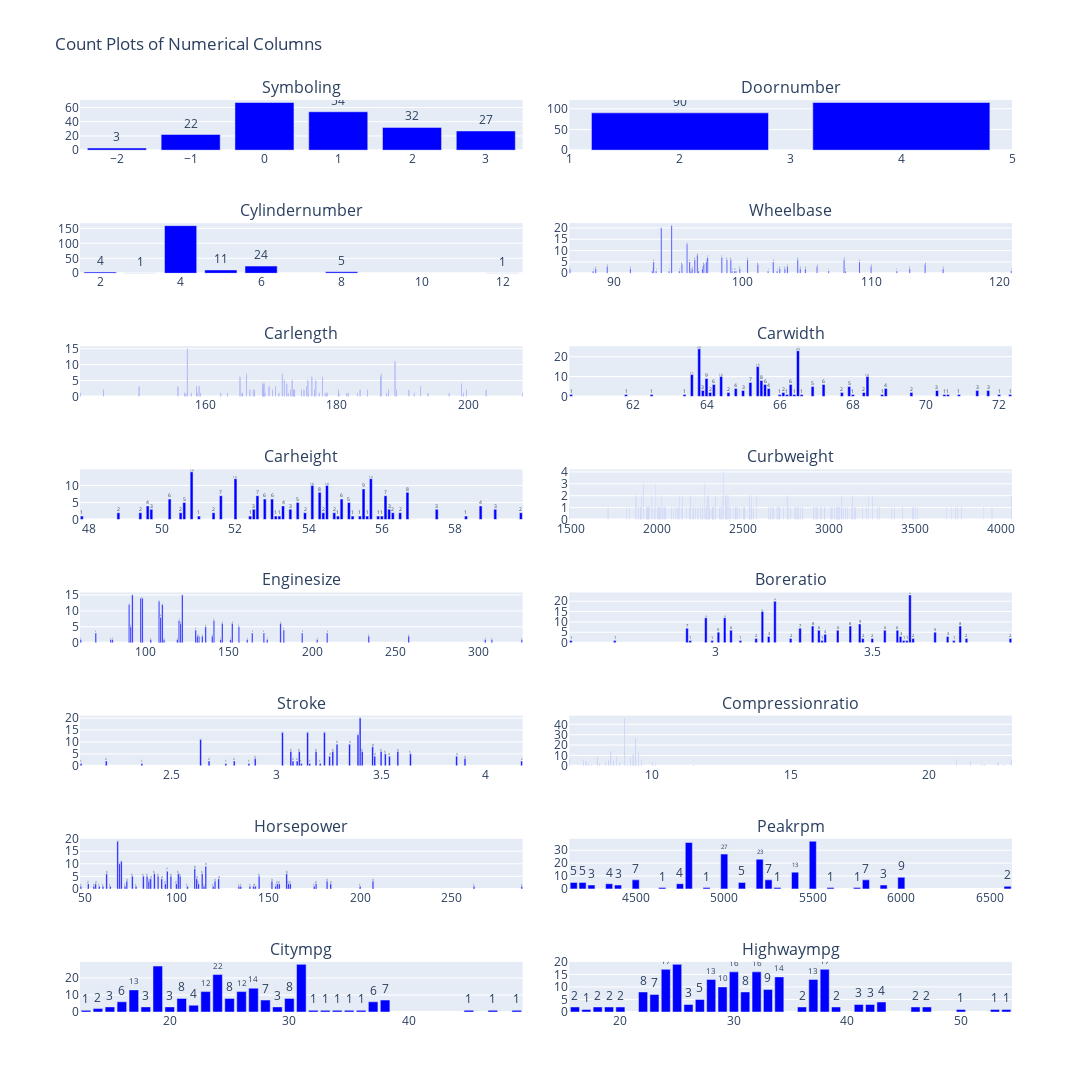

Write notebook code for a chart like this one.
### Code cell
# jeder Werte zeigen, ähnlich wie histogramm (Werte aber zusammenfasst)

numerical_columns = ['symboling','doornumber','cylindernumber','wheelbase', 'carlength', 'carwidth', 'carheight', 'curbweight',
                     'enginesize', 'boreratio', 'stroke', 'compressionratio', 'horsepower',
                     'peakrpm', 'citympg', 'highwaympg']

single_color = 'blue'  # eine Farbe für alle Plots

fig = make_subplots(
    rows=8, cols=2,
    subplot_titles=[col.capitalize() for col in numerical_columns],
    horizontal_spacing=0.05,  # engerer horizontaler Abstand
    vertical_spacing=0.08
)

row, col = 1, 1
for col_name in numerical_columns:
    counts = df[col_name].value_counts().reset_index()
    counts.columns = [col_name, 'Count']

    fig.add_trace(
        go.Bar(
            x=counts[col_name],
            y=counts['Count'],
            text=counts['Count'],
            textposition='outside',
            marker_color=single_color
         
        ),
        row=row, col=col
    )

    col += 1
    if col > 2:  # nur 2 Spalten
        col = 1
        row += 1

fig.update_layout(
    height=2200, width=1600,  # Höhe und Breite anpassen
    title_text="Count Plots of Numerical Columns",
    showlegend=False
)

fig.show()

### Figure 1 — Plotly figure (JSON) as saved in the notebook; plotly's stock layout.template omitted (floating-point values rounded to 4 significant figures; data arrays with more than 128 entries replaced by an {"elided": "..."} marker saying what was removed)
{"data": [{"marker": {"color": "blue"}, "text": [67.0, 54.0, 32.0, 27.0, 22.0, 3.0], "textposition": "outside", "type": "bar", "x": [0, 1, 2, 3, -1, -2], "xaxis": "x", "y": [67, 54, 32, 27, 22, 3], "yaxis": "y"}, {"marker": {"color": "blue"}, "text": [115.0, 90.0], "textposition": "outside", "type": "bar", "x": [4, 2], "xaxis": "x2", "y": [115, 90], "yaxis": "y2"}, {"marker": {"color": "blue"}, "text": [159.0, 24.0, 11.0, 5.0, 4.0, 1.0, 1.0], "textposition": "outside", "type": "bar", "x": [4, 6, 5, 8, 2, 12, 3], "xaxis": "x3", "y": [159, 24, 11, 5, 4, 1, 1], "yaxis": "y3"}, {"marker": {"color": "blue"}, "text": [21.0, 20.0, 13.0, 8.0, 7.0, 7.0, 6.0, 6.0, 6.0, 6.0, 6.0, 6.0, 5.0, 5.0, 5.0, 5.0, 5.0, 4.0, 4.0, 4.0, 4.0, 3.0, 3.0, 3.0, 3.0, 2.0, 2.0, 2.0, 2.0, 2.0, 2.0, 2.0, 2.0, 2.0, 2.0, 2.0, 2.0, 1.0, 1.0, 1.0, 1.0, 1.0, 1.0, 1.0, 1.0, 1.0, 1.0, 1.0, 1.0, 1.0, 1.0, 1.0, 1.0], "textposition": "outside", "type": "bar", "x": [94.5, 93.7, 95.7, 96.5, 98.4, 97.3, 96.3, 107.9, 99.1, 98.8, 100.4, 104.3, 97.2, 109.1, 102.4, 95.9, 93.1, 101.2, 95.3, 114.2, 97.0, 105.8, 110.0, 89.5, 103.5, 91.3, 115.6, 96.1, 103.3, 99.8, 88.6, 113.0, 96.9, 102.9, 104.5, 86.6, 104.9, 102.0, 96.0, 94.3, 88.4, 99.5, 99.4, 112.0, 102.7, 99.2, 95.1, 93.0, 106.7, 96.6, 120.9, 93.3, 108.0], "xaxis": "x4", "y": [21, 20, 13, 8, 7, 7, 6, 6, 6, 6, 6, 6, 5, 5, 5, 5, 5, 4, 4, 4, 4, 3, 3, 3, 3, 2, 2, 2, 2, 2, 2, 2, 2, 2, 2, 2, 2, 1, 1, 1, 1, 1, 1, 1, 1, 1, 1, 1, 1, 1, 1, 1, 1], "yaxis": "y4"}, {"marker": {"color": "blue"}, "text": [15.0, 11.0, 7.0, 7.0, 7.0, 6.0, 6.0, 6.0, 6.0, 5.0, 5.0, 5.0, 5.0, 4.0, 4.0, 4.0, 4.0, 4.0, 3.0, 3.0, 3.0, 3.0, 3.0, 3.0, 3.0, 3.0, 2.0, 2.0, 2.0, 2.0, 2.0, 2.0, 2.0, 2.0, 2.0, 2.0, 2.0, 2.0, 2.0, 2.0, 2.0, 2.0, 2.0, 2.0, 2.0, 2.0, 2.0, 1.0, 1.0, 1.0, 1.0, 1.0, 1.0, 1.0, 1.0, 1.0, 1.0, 1.0, 1.0, 1.0, 1.0, 1.0, 1.0, 1.0, 1.0, 1.0, 1.0, 1.0, 1.0, 1.0, 1.0, 1.0, 1.0, 1.0, 1.0], "textposition": "outside", "type": "bar", "x": [157.3, 188.8, 186.7, 166.3, 171.7, 177.8, 165.3, 176.2, 186.6, 172.0, 176.8, 175.6, 173.2, 168.7, 172.4, 169.0, 168.9, 198.9, 170.7, 158.7, 192.7, 159.1, 169.7, 150.0, 175.4, 155.9, 168.8, 173.6, 173.5, 187.8, 183.5, 180.2, 167.3, 176.6, 189.0, 170.2, 202.6, 173.0, 190.9, 199.6, 167.5, 144.6, 174.6, 166.8, 175.0, 173.4, 184.6, 177.3, 171.2, 193.8, 178.2, 141.1, 197.0, 163.4, 158.8, 169.1, 157.1, 172.6, 191.7, 180.3, 208.1, 199.2, 178.4, 187.5, 162.4, 165.6, 178.5, 157.9, 156.9, 175.7, 181.5, 181.7, 159.3, 165.7, 183.1], "xaxis": "x5", "y": [15, 11, 7, 7, 7, 6, 6, 6, 6, 5, 5, 5, 5, 4, 4, 4, 4, 4, 3, 3, 3, 3, 3, 3, 3, 3, 2, 2, 2, 2, 2, 2, 2, 2, 2, 2, 2, 2, 2, 2, 2, 2, 2, 2, 2, 2, 2, 1, 1, 1, 1, 1, 1, 1, 1, 1, 1, 1, 1, 1, 1, 1, 1, 1, 1, 1, 1, 1, 1, 1, 1, 1, 1, 1, 1], "yaxis": "y5"}, {"marker": {"color": "blue"}, "text": [24.0, 23.0, 15.0, 11.0, 10.0, 10.0, 9.0, 8.0, 7.0, 6.0, 6.0, 6.0, 6.0, 5.0, 5.0, 4.0, 4.0, 4.0, 3.0, 3.0, 3.0, 3.0, 3.0, 2.0, 2.0, 2.0, 2.0, 2.0, 2.0, 1.0, 1.0, 1.0, 1.0, 1.0, 1.0, 1.0, 1.0, 1.0, 1.0, 1.0, 1.0, 1.0, 1.0, 1.0], "textposition": "outside", "type": "bar", "x": [63.8, 66.5, 65.4, 63.6, 64.4, 68.4, 64.0, 65.5, 65.2, 64.2, 66.3, 65.6, 67.2, 66.9, 67.9, 68.9, 64.8, 65.7, 71.7, 71.4, 70.3, 65.0, 63.9, 67.7, 64.1, 66.1, 69.6, 68.3, 64.6, 70.9, 66.2, 66.4, 60.3, 62.5, 66.0, 61.8, 70.6, 72.0, 68.0, 70.5, 63.4, 66.6, 72.3, 68.8], "xaxis": "x6", "y": [24, 23, 15, 11, 10, 10, 9, 8, 7, 6, 6, 6, 6, 5, 5, 4, 4, 4, 3, 3, 3, 3, 3, 2, 2, 2, 2, 2, 2, 1, 1, 1, 1, 1, 1, 1, 1, 1, 1, 1, 1, 1, 1, 1], "yaxis": "y6"}, {"marker": {"color": "blue"}, "text": [14.0, 12.0, 12.0, 10.0, 10.0, 9.0, 8.0, 8.0, 7.0, 7.0, 7.0, 6.0, 6.0, 6.0, 6.0, 5.0, 5.0, 5.0, 4.0, 4.0, 4.0, 3.0, 3.0, 3.0, 3.0, 3.0, 3.0, 2.0, 2.0, 2.0, 2.0, 2.0, 2.0, 2.0, 2.0, 2.0, 2.0, 1.0, 1.0, 1.0, 1.0, 1.0, 1.0, 1.0, 1.0, 1.0, 1.0, 1.0, 1.0], "textposition": "outside", "type": "bar", "x": [50.8, 52.0, 55.7, 54.5, 54.1, 55.5, 56.7, 54.3, 52.6, 51.6, 56.1, 53.0, 54.9, 52.8, 50.2, 50.6, 53.7, 55.1, 58.7, 49.6, 53.3, 53.5, 52.5, 59.1, 57.5, 56.2, 49.7, 49.4, 50.5, 54.4, 56.3, 59.8, 48.8, 53.9, 51.4, 56.5, 54.7, 52.4, 53.2, 53.1, 55.9, 58.3, 55.4, 51.0, 47.8, 54.8, 56.0, 55.2, 55.6], "xaxis": "x7", "y": [14, 12, 12, 10, 10, 9, 8, 8, 7, 7, 7, 6, 6, 6, 6, 5, 5, 5, 4, 4, 4, 3, 3, 3, 3, 3, 3, 2, 2, 2, 2, 2, 2, 2, 2, 2, 2, 1, 1, 1, 1, 1, 1, 1, 1, 1, 1, 1, 1], "yaxis": "y7"}, {"marker": {"color": "blue"}, "text": {"elided": "171 float values"}, "textposition": "outside", "type": "bar", "x": {"elided": "171 int values"}, "xaxis": "x8", "y": {"elided": "171 int values"}, "yaxis": "y8"}, {"marker": {"color": "blue"}, "text": [15.0, 15.0, 14.0, 14.0, 13.0, 12.0, 12.0, 8.0, 7.0, 7.0, 6.0, 6.0, 6.0, 6.0, 5.0, 5.0, 5.0, 4.0, 4.0, 3.0, 3.0, 3.0, 3.0, 3.0, 2.0, 2.0, 2.0, 2.0, 2.0, 2.0, 1.0, 1.0, 1.0, 1.0, 1.0, 1.0, 1.0, 1.0, 1.0, 1.0, 1.0, 1.0, 1.0, 1.0], "textposition": "outside", "type": "bar", "x": [122, 92, 97, 98, 108, 110, 90, 109, 120, 141, 181, 152, 146, 121, 156, 91, 136, 130, 183, 164, 194, 70, 209, 171, 132, 131, 140, 258, 134, 234, 61, 80, 79, 111, 119, 326, 308, 151, 304, 103, 203, 161, 173, 145], "xaxis": "x9", "y": [15, 15, 14, 14, 13, 12, 12, 8, 7, 7, 6, 6, 6, 6, 5, 5, 5, 4, 4, 3, 3, 3, 3, 3, 2, 2, 2, 2, 2, 2, 1, 1, 1, 1, 1, 1, 1, 1, 1, 1, 1, 1, 1, 1], "yaxis": "y9"}, {"marker": {"color": "blue"}, "text": [23.0, 20.0, 15.0, 12.0, 12.0, 9.0, 8.0, 8.0, 8.0, 7.0, 7.0, 6.0, 6.0, 6.0, 6.0, 6.0, 5.0, 5.0, 4.0, 3.0, 3.0, 3.0, 2.0, 2.0, 2.0, 2.0, 2.0, 2.0, 2.0, 1.0, 1.0, 1.0, 1.0, 1.0, 1.0, 1.0, 1.0, 1.0], "textposition": "outside", "type": "bar", "x": [3.62, 3.19, 3.15, 2.97, 3.03, 3.46, 3.31, 3.43, 3.78, 2.91, 3.27, 3.58, 3.54, 3.39, 3.05, 3.33, 3.01, 3.7, 3.35, 3.74, 3.17, 3.59, 3.24, 3.5, 3.47, 3.13, 3.94, 3.63, 3.8, 2.68, 3.76, 3.08, 3.6, 2.92, 3.34, 2.99, 2.54, 3.61], "xaxis": "x10", "y": [23, 20, 15, 12, 12, 9, 8, 8, 8, 7, 7, 6, 6, 6, 6, 6, 5, 5, 4, 3, 3, 3, 2, 2, 2, 2, 2, 2, 2, 1, 1, 1, 1, 1, 1, 1, 1, 1], "yaxis": "y10"}, {"marker": {"color": "blue"}, "text": [20.0, 14.0, 14.0, 14.0, 13.0, 11.0, 9.0, 9.0, 8.0, 6.0, 6.0, 6.0, 6.0, 6.0, 6.0, 6.0, 5.0, 5.0, 4.0, 4.0, 4.0, 4.0, 3.0, 3.0, 2.0, 2.0, 2.0, 2.0, 2.0, 2.0, 1.0, 1.0, 1.0, 1.0, 1.0, 1.0, 1.0], "textposition": "outside", "type": "bar", "x": [3.4, 3.23, 3.15, 3.03, 3.39, 2.64, 3.35, 3.29, 3.46, 3.58, 3.11, 3.07, 3.19, 3.27, 3.41, 3.5, 3.52, 3.64, 3.86, 3.47, 3.255, 3.54, 2.9, 3.9, 2.68, 2.8, 3.08, 4.17, 3.1, 2.19, 2.76, 3.16, 3.12, 3.21, 2.07, 2.36, 2.87], "xaxis": "x11", "y": [20, 14, 14, 14, 13, 11, 9, 9, 8, 6, 6, 6, 6, 6, 6, 6, 5, 5, 4, 4, 4, 4, 3, 3, 2, 2, 2, 2, 2, 2, 1, 1, 1, 1, 1, 1, 1], "yaxis": "y11"}, {"marker": {"color": "blue"}, "text": [46.0, 26.0, 14.0, 13.0, 11.0, 9.0, 8.0, 8.0, 7.0, 5.0, 5.0, 5.0, 5.0, 5.0, 5.0, 4.0, 4.0, 3.0, 3.0, 3.0, 3.0, 2.0, 2.0, 1.0, 1.0, 1.0, 1.0, 1.0, 1.0, 1.0, 1.0, 1.0], "textposition": "outside", "type": "bar", "x": [9.0, 9.4, 8.5, 9.5, 9.3, 8.7, 9.2, 8.0, 7.0, 23.0, 7.5, 8.4, 21.0, 8.6, 9.6, 7.6, 21.5, 22.5, 8.8, 10.0, 8.3, 7.7, 8.1, 9.41, 9.1, 10.1, 7.8, 22.0, 11.5, 21.9, 22.7, 9.31], "xaxis": "x12", "y": [46, 26, 14, 13, 11, 9, 8, 8, 7, 5, 5, 5, 5, 5, 5, 4, 4, 3, 3, 3, 3, 2, 2, 1, 1, 1, 1, 1, 1, 1, 1, 1], "yaxis": "y12"}, {"marker": {"color": "blue"}, "text": [19.0, 11.0, 10.0, 9.0, 8.0, 7.0, 6.0, 6.0, 6.0, 6.0, 6.0, 5.0, 5.0, 5.0, 5.0, 5.0, 5.0, 5.0, 4.0, 4.0, 4.0, 4.0, 3.0, 3.0, 3.0, 3.0, 3.0, 3.0, 2.0, 2.0, 2.0, 2.0, 2.0, 2.0, 2.0, 2.0, 2.0, 2.0, 2.0, 1.0, 1.0, 1.0, 1.0, 1.0, 1.0, 1.0, 1.0, 1.0, 1.0, 1.0, 1.0, 1.0, 1.0, 1.0, 1.0, 1.0, 1.0, 1.0, 1.0], "textposition": "outside", "type": "bar", "x": [68, 70, 69, 116, 110, 95, 160, 62, 88, 101, 114, 145, 97, 82, 102, 90, 84, 76, 111, 123, 86, 92, 121, 85, 73, 207, 182, 152, 112, 156, 161, 52, 94, 184, 155, 162, 56, 100, 176, 154, 115, 140, 48, 64, 135, 262, 78, 58, 60, 175, 72, 143, 142, 55, 200, 120, 288, 134, 106], "xaxis": "x13", "y": [19, 11, 10, 9, 8, 7, 6, 6, 6, 6, 6, 5, 5, 5, 5, 5, 5, 5, 4, 4, 4, 4, 3, 3, 3, 3, 3, 3, 2, 2, 2, 2, 2, 2, 2, 2, 2, 2, 2, 1, 1, 1, 1, 1, 1, 1, 1, 1, 1, 1, 1, 1, 1, 1, 1, 1, 1, 1, 1], "yaxis": "y13"}, {"marker": {"color": "blue"}, "text": [37.0, 36.0, 27.0, 23.0, 13.0, 9.0, 7.0, 7.0, 7.0, 5.0, 5.0, 5.0, 4.0, 4.0, 3.0, 3.0, 3.0, 2.0, 1.0, 1.0, 1.0, 1.0, 1.0], "textposition": "outside", "type": "bar", "x": [5500, 4800, 5000, 5200, 5400, 6000, 5800, 4500, 5250, 4150, 5100, 4200, 4350, 4750, 4250, 4400, 5900, 6600, 4650, 5750, 5600, 4900, 5300], "xaxis": "x14", "y": [37, 36, 27, 23, 13, 9, 7, 7, 7, 5, 5, 5, 4, 4, 3, 3, 3, 2, 1, 1, 1, 1, 1], "yaxis": "y14"}, {"marker": {"color": "blue"}, "text": [28.0, 27.0, 22.0, 14.0, 13.0, 12.0, 12.0, 8.0, 8.0, 8.0, 7.0, 7.0, 6.0, 6.0, 4.0, 3.0, 3.0, 3.0, 3.0, 2.0, 1.0, 1.0, 1.0, 1.0, 1.0, 1.0, 1.0, 1.0, 1.0], "textposition": "outside", "type": "bar", "x": [31, 19, 24, 27, 17, 26, 23, 21, 25, 30, 38, 28, 37, 16, 22, 20, 18, 29, 15, 14, 47, 36, 13, 49, 45, 32, 35, 34, 33], "xaxis": "x15", "y": [28, 27, 22, 14, 13, 12, 12, 8, 8, 8, 7, 7, 6, 6, 4, 3, 3, 3, 3, 2, 1, 1, 1, 1, 1, 1, 1, 1, 1], "yaxis": "y15"}, {"marker": {"color": "blue"}, "text": [19.0, 17.0, 17.0, 16.0, 16.0, 14.0, 13.0, 13.0, 10.0, 9.0, 8.0, 8.0, 7.0, 5.0, 4.0, 3.0, 3.0, 3.0, 2.0, 2.0, 2.0, 2.0, 2.0, 2.0, 2.0, 2.0, 1.0, 1.0, 1.0, 1.0], "textposition": "outside", "type": "bar", "x": [25, 24, 38, 30, 32, 34, 28, 37, 29, 33, 22, 31, 23, 27, 43, 26, 42, 41, 36, 39, 20, 19, 46, 47, 18, 16, 54, 53, 17, 50], "xaxis": "x16", "y": [19, 17, 17, 16, 16, 14, 13, 13, 10, 9, 8, 8, 7, 5, 4, 3, 3, 3, 2, 2, 2, 2, 2, 2, 2, 2, 1, 1, 1, 1], "yaxis": "y16"}], "layout": {"annotations": [{"font": {"size": 16}, "showarrow": false, "text": "Symboling", "x": 0.2375, "xanchor": "center", "xref": "paper", "y": 1, "yanchor": "bottom", "yref": "paper"}, {"font": {"size": 16}, "showarrow": false, "text": "Doornumber", "x": 0.7625, "xanchor": "center", "xref": "paper", "y": 1, "yanchor": "bottom", "yref": "paper"}, {"font": {"size": 16}, "showarrow": false, "text": "Cylindernumber", "x": 0.2375, "xanchor": "center", "xref": "paper", "y": 0.865, "yanchor": "bottom", "yref": "paper"}, {"font": {"size": 16}, "showarrow": false, "text": "Wheelbase", "x": 0.7625, "xanchor": "center", "xref": "paper", "y": 0.865, "yanchor": "bottom", "yref": "paper"}, {"font": {"size": 16}, "showarrow": false, "text": "Carlength", "x": 0.2375, "xanchor": "center", "xref": "paper", "y": 0.73, "yanchor": "bottom", "yref": "paper"}, {"font": {"size": 16}, "showarrow": false, "text": "Carwidth", "x": 0.7625, "xanchor": "center", "xref": "paper", "y": 0.73, "yanchor": "bottom", "yref": "paper"}, {"font": {"size": 16}, "showarrow": false, "text": "Carheight", "x": 0.2375, "xanchor": "center", "xref": "paper", "y": 0.595, "yanchor": "bottom", "yref": "paper"}, {"font": {"size": 16}, "showarrow": false, "text": "Curbweight", "x": 0.7625, "xanchor": "center", "xref": "paper", "y": 0.595, "yanchor": "bottom", "yref": "paper"}, {"font": {"size": 16}, "showarrow": false, "text": "Enginesize", "x": 0.2375, "xanchor": "center", "xref": "paper", "y": 0.46, "yanchor": "bottom", "yref": "paper"}, {"font": {"size": 16}, "showarrow": false, "text": "Boreratio", "x": 0.7625, "xanchor": "center", "xref": "paper", "y": 0.46, "yanchor": "bottom", "yref": "paper"}, {"font": {"size": 16}, "showarrow": false, "text": "Stroke", "x": 0.2375, "xanchor": "center", "xref": "paper", "y": 0.325, "yanchor": "bottom", "yref": "paper"}, {"font": {"size": 16}, "showarrow": false, "text": "Compressionratio", "x": 0.7625, "xanchor": "center", "xref": "paper", "y": 0.325, "yanchor": "bottom", "yref": "paper"}, {"font": {"size": 16}, "showarrow": false, "text": "Horsepower", "x": 0.2375, "xanchor": "center", "xref": "paper", "y": 0.19, "yanchor": "bottom", "yref": "paper"}, {"font": {"size": 16}, "showarrow": false, "text": "Peakrpm", "x": 0.7625, "xanchor": "center", "xref": "paper", "y": 0.19, "yanchor": "bottom", "yref": "paper"}, {"font": {"size": 16}, "showarrow": false, "text": "Citympg", "x": 0.2375, "xanchor": "center", "xref": "paper", "y": 0.055, "yanchor": "bottom", "yref": "paper"}, {"font": {"size": 16}, "showarrow": false, "text": "Highwaympg", "x": 0.7625, "xanchor": "center", "xref": "paper", "y": 0.055, "yanchor": "bottom", "yref": "paper"}], "height": 2200, "showlegend": false, "title": {"text": "Count Plots of Numerical Columns"}, "width": 1600, "xaxis": {"anchor": "y", "domain": [0, 0.475]}, "xaxis10": {"anchor": "y10", "domain": [0.525, 1]}, "xaxis11": {"anchor": "y11", "domain": [0, 0.475]}, "xaxis12": {"anchor": "y12", "domain": [0.525, 1]}, "xaxis13": {"anchor": "y13", "domain": [0, 0.475]}, "xaxis14": {"anchor": "y14", "domain": [0.525, 1]}, "xaxis15": {"anchor": "y15", "domain": [0, 0.475]}, "xaxis16": {"anchor": "y16", "domain": [0.525, 1]}, "xaxis2": {"anchor": "y2", "domain": [0.525, 1]}, "xaxis3": {"anchor": "y3", "domain": [0, 0.475]}, "xaxis4": {"anchor": "y4", "domain": [0.525, 1]}, "xaxis5": {"anchor": "y5", "domain": [0, 0.475]}, "xaxis6": {"anchor": "y6", "domain": [0.525, 1]}, "xaxis7": {"anchor": "y7", "domain": [0, 0.475]}, "xaxis8": {"anchor": "y8", "domain": [0.525, 1]}, "xaxis9": {"anchor": "y9", "domain": [0, 0.475]}, "yaxis": {"anchor": "x", "domain": [0.945, 1]}, "yaxis10": {"anchor": "x10", "domain": [0.405, 0.46]}, "yaxis11": {"anchor": "x11", "domain": [0.27, 0.325]}, "yaxis12": {"anchor": "x12", "domain": [0.27, 0.325]}, "yaxis13": {"anchor": "x13", "domain": [0.135, 0.19]}, "yaxis14": {"anchor": "x14", "domain": [0.135, 0.19]}, "yaxis15": {"anchor": "x15", "domain": [0, 0.055]}, "yaxis16": {"anchor": "x16", "domain": [0, 0.055]}, "yaxis2": {"anchor": "x2", "domain": [0.945, 1]}, "yaxis3": {"anchor": "x3", "domain": [0.81, 0.865]}, "yaxis4": {"anchor": "x4", "domain": [0.81, 0.865]}, "yaxis5": {"anchor": "x5", "domain": [0.675, 0.73]}, "yaxis6": {"anchor": "x6", "domain": [0.675, 0.73]}, "yaxis7": {"anchor": "x7", "domain": [0.54, 0.595]}, "yaxis8": {"anchor": "x8", "domain": [0.54, 0.595]}, "yaxis9": {"anchor": "x9", "domain": [0.405, 0.46]}}}
